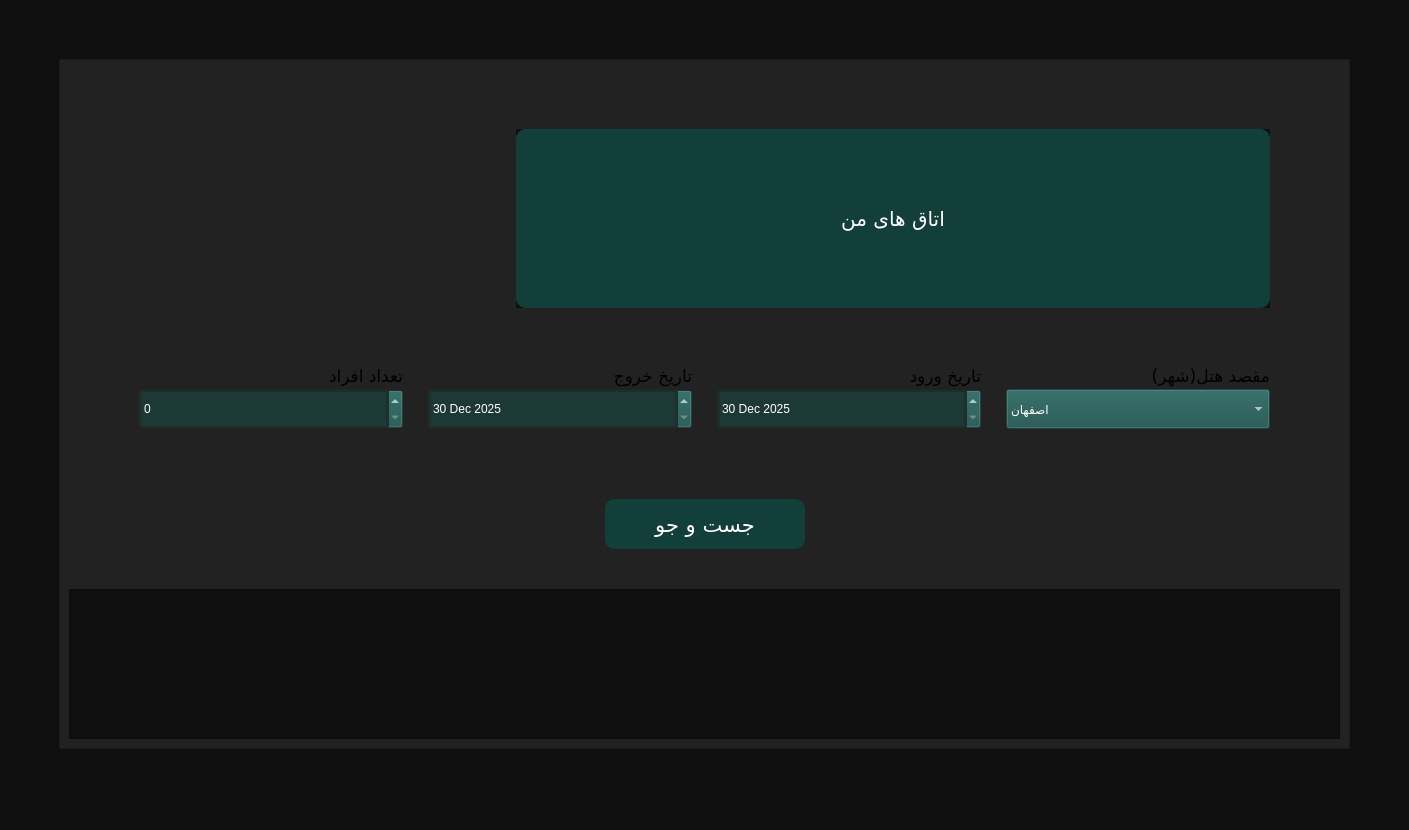
<?xml version="1.0" encoding="UTF-8"?>
<ui version="4.0">
 <class>MainWindow</class>
 <widget class="QMainWindow" name="MainWindow">
  <property name="geometry">
   <rect>
    <x>0</x>
    <y>0</y>
    <width>1409</width>
    <height>830</height>
   </rect>
  </property>
  <property name="windowTitle">
   <string>بگرد و بیاب</string>
  </property>
  <property name="styleSheet">
   <string notr="true">QWidget{
    background-color:rgb(15, 15, 15) ;
}
QFrame#frame_main{
    background-color: rgb(34, 34, 34);
}
QPushButton{
    color: rgb(255, 255, 255);
    background-color: rgb(19, 63, 59);
    border-radius: 10px;
}
QPushButton:hover{
    background-color: rgba(39, 92, 86, 0.938);
}
QLabel{
    background-color: rgb(34, 34, 34);
}
QComboBox{
    color: rgb(255, 255, 255);
    background-color: rgba(26, 80, 75, 0.288);
}
QDateEdit{
    background-color: rgba(26, 80, 75, 0.288);
    color: white;
}
QSpinBox{
    color: white;
    background-color: rgba(26, 80, 75, 0.288);;
}</string>
  </property>
  <widget class="QWidget" name="centralwidget">
   <layout class="QGridLayout" name="gridLayout_3">
    <item row="0" column="0">
     <layout class="QGridLayout" name="gridLayout">
      <property name="leftMargin">
       <number>50</number>
      </property>
      <property name="topMargin">
       <number>50</number>
      </property>
      <property name="rightMargin">
       <number>50</number>
      </property>
      <property name="bottomMargin">
       <number>50</number>
      </property>
      <item row="0" column="0">
       <widget class="QFrame" name="frame_main">
        <property name="frameShape">
         <enum>QFrame::Shape::StyledPanel</enum>
        </property>
        <property name="frameShadow">
         <enum>QFrame::Shadow::Raised</enum>
        </property>
        <layout class="QGridLayout" name="gridLayout_2">
         <item row="0" column="0">
          <layout class="QVBoxLayout" name="verticalLayout_14" stretch="0,5">
           <item>
            <spacer name="verticalSpacer_9">
             <property name="orientation">
              <enum>Qt::Orientation::Vertical</enum>
             </property>
             <property name="sizeHint" stdset="0">
              <size>
               <width>20</width>
               <height>40</height>
              </size>
             </property>
            </spacer>
           </item>
           <item>
            <layout class="QVBoxLayout" name="verticalLayout_13">
             <item>
              <layout class="QGridLayout" name="gridLayout_6" columnminimumwidth="0">
               <property name="sizeConstraint">
                <enum>QLayout::SizeConstraint::SetDefaultConstraint</enum>
               </property>
               <property name="verticalSpacing">
                <number>20</number>
               </property>
               <item row="1" column="0">
                <layout class="QGridLayout" name="gridLayout_7" rowstretch="1,1,1">
                 <property name="leftMargin">
                  <number>20</number>
                 </property>
                 <property name="topMargin">
                  <number>20</number>
                 </property>
                 <property name="rightMargin">
                  <number>20</number>
                 </property>
                 <property name="bottomMargin">
                  <number>20</number>
                 </property>
                 <item row="0" column="0">
                  <layout class="QHBoxLayout" name="horizontalLayout_9" stretch="1,2">
                   <property name="spacing">
                    <number>20</number>
                   </property>
                   <property name="leftMargin">
                    <number>50</number>
                   </property>
                   <property name="rightMargin">
                    <number>50</number>
                   </property>
                   <item>
                    <spacer name="horizontalSpacer_9">
                     <property name="orientation">
                      <enum>Qt::Orientation::Horizontal</enum>
                     </property>
                     <property name="sizeHint" stdset="0">
                      <size>
                       <width>40</width>
                       <height>20</height>
                      </size>
                     </property>
                    </spacer>
                   </item>
                   <item>
                    <widget class="QSplitter" name="splitter_3">
                     <property name="orientation">
                      <enum>Qt::Orientation::Horizontal</enum>
                     </property>
                     <widget class="QPushButton" name="myrooms">
                      <property name="sizePolicy">
                       <sizepolicy hsizetype="Fixed" vsizetype="Fixed">
                        <horstretch>0</horstretch>
                        <verstretch>0</verstretch>
                       </sizepolicy>
                      </property>
                      <property name="minimumSize">
                       <size>
                        <width>200</width>
                        <height>35</height>
                       </size>
                      </property>
                      <property name="maximumSize">
                       <size>
                        <width>16777215</width>
                        <height>16777215</height>
                       </size>
                      </property>
                      <property name="font">
                       <font>
                        <family>B Nazanin</family>
                        <pointsize>15</pointsize>
                       </font>
                      </property>
                      <property name="cursor">
                       <cursorShape>PointingHandCursor</cursorShape>
                      </property>
                      <property name="text">
                       <string>اتاق های من</string>
                      </property>
                     </widget>
                    </widget>
                   </item>
                  </layout>
                 </item>
                 <item row="1" column="0">
                  <layout class="QHBoxLayout" name="horizontalLayout_8" stretch="0,0,0,0">
                   <property name="spacing">
                    <number>25</number>
                   </property>
                   <property name="sizeConstraint">
                    <enum>QLayout::SizeConstraint::SetDefaultConstraint</enum>
                   </property>
                   <property name="leftMargin">
                    <number>50</number>
                   </property>
                   <property name="rightMargin">
                    <number>50</number>
                   </property>
                   <property name="bottomMargin">
                    <number>0</number>
                   </property>
                   <item>
                    <layout class="QVBoxLayout" name="verticalLayout_9">
                     <property name="spacing">
                      <number>2</number>
                     </property>
                     <item>
                      <spacer name="verticalSpacer_19">
                       <property name="orientation">
                        <enum>Qt::Orientation::Vertical</enum>
                       </property>
                       <property name="sizeHint" stdset="0">
                        <size>
                         <width>20</width>
                         <height>40</height>
                        </size>
                       </property>
                      </spacer>
                     </item>
                     <item>
                      <widget class="QLabel" name="label_9">
                       <property name="font">
                        <font>
                         <family>B Nazanin</family>
                         <pointsize>13</pointsize>
                        </font>
                       </property>
                       <property name="text">
                        <string>تعداد افراد</string>
                       </property>
                      </widget>
                     </item>
                     <item>
                      <widget class="QSpinBox" name="passengers">
                       <property name="minimumSize">
                        <size>
                         <width>0</width>
                         <height>40</height>
                        </size>
                       </property>
                      </widget>
                     </item>
                     <item>
                      <spacer name="verticalSpacer_20">
                       <property name="orientation">
                        <enum>Qt::Orientation::Vertical</enum>
                       </property>
                       <property name="sizeHint" stdset="0">
                        <size>
                         <width>20</width>
                         <height>40</height>
                        </size>
                       </property>
                      </spacer>
                     </item>
                    </layout>
                   </item>
                   <item>
                    <layout class="QVBoxLayout" name="verticalLayout_10">
                     <property name="spacing">
                      <number>2</number>
                     </property>
                     <item>
                      <spacer name="verticalSpacer_21">
                       <property name="orientation">
                        <enum>Qt::Orientation::Vertical</enum>
                       </property>
                       <property name="sizeHint" stdset="0">
                        <size>
                         <width>20</width>
                         <height>40</height>
                        </size>
                       </property>
                      </spacer>
                     </item>
                     <item>
                      <widget class="QLabel" name="label_10">
                       <property name="font">
                        <font>
                         <family>B Nazanin</family>
                         <pointsize>13</pointsize>
                        </font>
                       </property>
                       <property name="text">
                        <string>تاریخ خروج</string>
                       </property>
                      </widget>
                     </item>
                     <item>
                      <widget class="QDateEdit" name="date_exit">
                       <property name="minimumSize">
                        <size>
                         <width>0</width>
                         <height>40</height>
                        </size>
                       </property>
                       <property name="maximumDateTime">
                        <datetime>
                         <hour>16</hour>
                         <minute>29</minute>
                         <second>59</second>
                         <year>2027</year>
                         <month>12</month>
                         <day>30</day>
                        </datetime>
                       </property>
                       <property name="minimumDateTime">
                        <datetime>
                         <hour>20</hour>
                         <minute>0</minute>
                         <second>0</second>
                         <year>2025</year>
                         <month>12</month>
                         <day>30</day>
                        </datetime>
                       </property>
                      </widget>
                     </item>
                     <item>
                      <spacer name="verticalSpacer_22">
                       <property name="orientation">
                        <enum>Qt::Orientation::Vertical</enum>
                       </property>
                       <property name="sizeHint" stdset="0">
                        <size>
                         <width>20</width>
                         <height>40</height>
                        </size>
                       </property>
                      </spacer>
                     </item>
                    </layout>
                   </item>
                   <item>
                    <layout class="QVBoxLayout" name="verticalLayout_11">
                     <property name="spacing">
                      <number>2</number>
                     </property>
                     <item>
                      <spacer name="verticalSpacer_23">
                       <property name="orientation">
                        <enum>Qt::Orientation::Vertical</enum>
                       </property>
                       <property name="sizeHint" stdset="0">
                        <size>
                         <width>20</width>
                         <height>40</height>
                        </size>
                       </property>
                      </spacer>
                     </item>
                     <item>
                      <widget class="QLabel" name="label_11">
                       <property name="font">
                        <font>
                         <family>B Nazanin</family>
                         <pointsize>13</pointsize>
                        </font>
                       </property>
                       <property name="text">
                        <string>تاریخ ورود</string>
                       </property>
                      </widget>
                     </item>
                     <item>
                      <widget class="QDateEdit" name="date_enter">
                       <property name="minimumSize">
                        <size>
                         <width>0</width>
                         <height>40</height>
                        </size>
                       </property>
                       <property name="maximumDateTime">
                        <datetime>
                         <hour>16</hour>
                         <minute>29</minute>
                         <second>59</second>
                         <year>2027</year>
                         <month>12</month>
                         <day>30</day>
                        </datetime>
                       </property>
                       <property name="minimumDateTime">
                        <datetime>
                         <hour>20</hour>
                         <minute>0</minute>
                         <second>0</second>
                         <year>2025</year>
                         <month>12</month>
                         <day>30</day>
                        </datetime>
                       </property>
                      </widget>
                     </item>
                     <item>
                      <spacer name="verticalSpacer_24">
                       <property name="orientation">
                        <enum>Qt::Orientation::Vertical</enum>
                       </property>
                       <property name="sizeHint" stdset="0">
                        <size>
                         <width>20</width>
                         <height>40</height>
                        </size>
                       </property>
                      </spacer>
                     </item>
                    </layout>
                   </item>
                   <item>
                    <layout class="QVBoxLayout" name="verticalLayout_12">
                     <property name="spacing">
                      <number>2</number>
                     </property>
                     <item>
                      <spacer name="verticalSpacer_25">
                       <property name="orientation">
                        <enum>Qt::Orientation::Vertical</enum>
                       </property>
                       <property name="sizeHint" stdset="0">
                        <size>
                         <width>20</width>
                         <height>40</height>
                        </size>
                       </property>
                      </spacer>
                     </item>
                     <item>
                      <widget class="QLabel" name="label_12">
                       <property name="font">
                        <font>
                         <family>B Nazanin</family>
                         <pointsize>13</pointsize>
                        </font>
                       </property>
                       <property name="text">
                        <string>مقصد هتل(شهر)</string>
                       </property>
                      </widget>
                     </item>
                     <item>
                      <widget class="QComboBox" name="des">
                       <property name="sizePolicy">
                        <sizepolicy hsizetype="Preferred" vsizetype="Preferred">
                         <horstretch>0</horstretch>
                         <verstretch>0</verstretch>
                        </sizepolicy>
                       </property>
                       <property name="minimumSize">
                        <size>
                         <width>0</width>
                         <height>40</height>
                        </size>
                       </property>
                       <property name="cursor">
                        <cursorShape>PointingHandCursor</cursorShape>
                       </property>
                       <item>
                        <property name="text">
                         <string>اصفهان</string>
                        </property>
                       </item>
                       <item>
                        <property name="text">
                         <string>تبریز</string>
                        </property>
                       </item>
                       <item>
                        <property name="text">
                         <string>چابهار</string>
                        </property>
                       </item>
                       <item>
                        <property name="text">
                         <string>رشت</string>
                        </property>
                       </item>
                       <item>
                        <property name="text">
                         <string>کیش</string>
                        </property>
                       </item>
                       <item>
                        <property name="text">
                         <string>مشهد</string>
                        </property>
                       </item>
                      </widget>
                     </item>
                     <item>
                      <spacer name="verticalSpacer_26">
                       <property name="orientation">
                        <enum>Qt::Orientation::Vertical</enum>
                       </property>
                       <property name="sizeHint" stdset="0">
                        <size>
                         <width>20</width>
                         <height>40</height>
                        </size>
                       </property>
                      </spacer>
                     </item>
                    </layout>
                   </item>
                  </layout>
                 </item>
                 <item row="2" column="0">
                  <layout class="QHBoxLayout" name="horizontalLayout_7">
                   <property name="topMargin">
                    <number>12</number>
                   </property>
                   <item>
                    <spacer name="horizontalSpacer_7">
                     <property name="orientation">
                      <enum>Qt::Orientation::Horizontal</enum>
                     </property>
                     <property name="sizeHint" stdset="0">
                      <size>
                       <width>40</width>
                       <height>20</height>
                      </size>
                     </property>
                    </spacer>
                   </item>
                   <item>
                    <widget class="QPushButton" name="main_find">
                     <property name="minimumSize">
                      <size>
                       <width>200</width>
                       <height>50</height>
                      </size>
                     </property>
                     <property name="font">
                      <font>
                       <family>B Nazanin</family>
                       <pointsize>16</pointsize>
                      </font>
                     </property>
                     <property name="cursor">
                      <cursorShape>PointingHandCursor</cursorShape>
                     </property>
                     <property name="text">
                      <string>جست و جو</string>
                     </property>
                    </widget>
                   </item>
                   <item>
                    <spacer name="horizontalSpacer_8">
                     <property name="orientation">
                      <enum>Qt::Orientation::Horizontal</enum>
                     </property>
                     <property name="sizeHint" stdset="0">
                      <size>
                       <width>40</width>
                       <height>20</height>
                      </size>
                     </property>
                    </spacer>
                   </item>
                  </layout>
                 </item>
                </layout>
               </item>
               <item row="2" column="0">
                <widget class="QFrame" name="frame">
                 <property name="minimumSize">
                  <size>
                   <width>0</width>
                   <height>150</height>
                  </size>
                 </property>
                 <property name="frameShape">
                  <enum>QFrame::Shape::StyledPanel</enum>
                 </property>
                 <property name="frameShadow">
                  <enum>QFrame::Shadow::Raised</enum>
                 </property>
                </widget>
               </item>
              </layout>
             </item>
            </layout>
           </item>
          </layout>
         </item>
        </layout>
       </widget>
      </item>
     </layout>
    </item>
   </layout>
  </widget>
  <widget class="QMenuBar" name="menubar">
   <property name="geometry">
    <rect>
     <x>0</x>
     <y>0</y>
     <width>1409</width>
     <height>33</height>
    </rect>
   </property>
  </widget>
  <widget class="QStatusBar" name="statusbar"/>
 </widget>
 <resources/>
 <connections/>
</ui>
